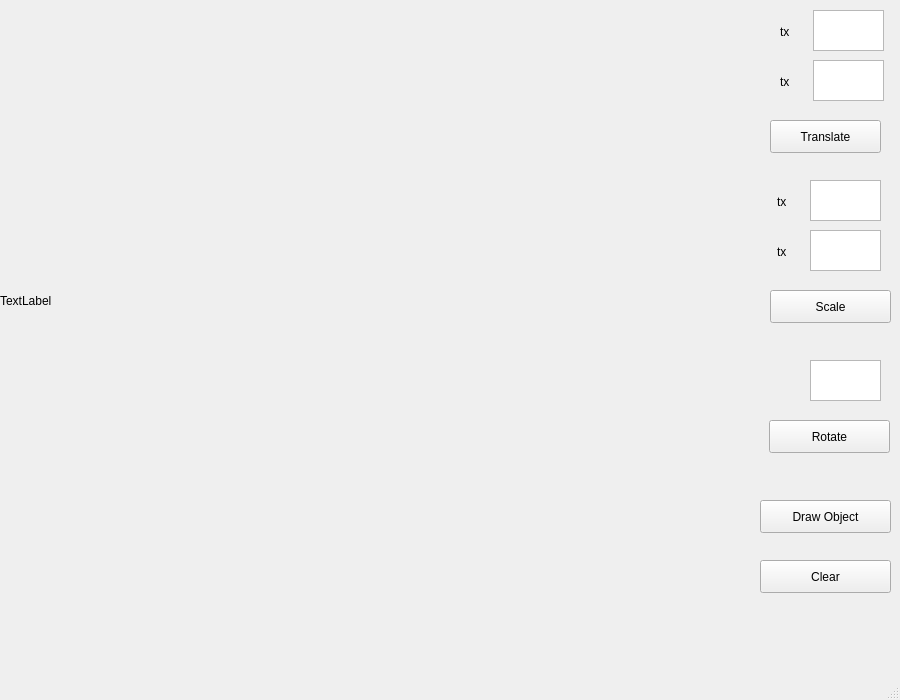
<?xml version="1.0" encoding="UTF-8"?>
<ui version="4.0">
 <class>MainWindow</class>
 <widget class="QMainWindow" name="MainWindow">
  <property name="geometry">
   <rect>
    <x>0</x>
    <y>0</y>
    <width>900</width>
    <height>700</height>
   </rect>
  </property>
  <property name="windowTitle">
   <string>MainWindow</string>
  </property>
  <widget class="QWidget" name="centralwidget">
   <widget class="QLabel" name="lbl_canvas">
    <property name="geometry">
     <rect>
      <x>0</x>
      <y>0</y>
      <width>600</width>
      <height>601</height>
     </rect>
    </property>
    <property name="text">
     <string>TextLabel</string>
    </property>
   </widget>
   <widget class="QPushButton" name="btn_translate">
    <property name="geometry">
     <rect>
      <x>770</x>
      <y>120</y>
      <width>111</width>
      <height>33</height>
     </rect>
    </property>
    <property name="text">
     <string>Translate</string>
    </property>
   </widget>
   <widget class="QPushButton" name="btn_rotate">
    <property name="geometry">
     <rect>
      <x>769</x>
      <y>420</y>
      <width>121</width>
      <height>33</height>
     </rect>
    </property>
    <property name="text">
     <string>Rotate</string>
    </property>
   </widget>
   <widget class="QTextEdit" name="te_tx">
    <property name="geometry">
     <rect>
      <x>813</x>
      <y>10</y>
      <width>71</width>
      <height>41</height>
     </rect>
    </property>
   </widget>
   <widget class="QLabel" name="label_2">
    <property name="geometry">
     <rect>
      <x>780</x>
      <y>20</y>
      <width>21</width>
      <height>24</height>
     </rect>
    </property>
    <property name="text">
     <string>tx</string>
    </property>
   </widget>
   <widget class="QLabel" name="label_3">
    <property name="geometry">
     <rect>
      <x>780</x>
      <y>70</y>
      <width>21</width>
      <height>24</height>
     </rect>
    </property>
    <property name="text">
     <string>tx</string>
    </property>
   </widget>
   <widget class="QTextEdit" name="te_ty">
    <property name="geometry">
     <rect>
      <x>813</x>
      <y>60</y>
      <width>71</width>
      <height>41</height>
     </rect>
    </property>
   </widget>
   <widget class="QTextEdit" name="te_sy">
    <property name="geometry">
     <rect>
      <x>810</x>
      <y>230</y>
      <width>71</width>
      <height>41</height>
     </rect>
    </property>
   </widget>
   <widget class="QPushButton" name="btn_scale">
    <property name="geometry">
     <rect>
      <x>770</x>
      <y>290</y>
      <width>121</width>
      <height>33</height>
     </rect>
    </property>
    <property name="text">
     <string>Scale</string>
    </property>
   </widget>
   <widget class="QLabel" name="label_4">
    <property name="geometry">
     <rect>
      <x>777</x>
      <y>240</y>
      <width>21</width>
      <height>24</height>
     </rect>
    </property>
    <property name="text">
     <string>tx</string>
    </property>
   </widget>
   <widget class="QTextEdit" name="te_sx">
    <property name="geometry">
     <rect>
      <x>810</x>
      <y>180</y>
      <width>71</width>
      <height>41</height>
     </rect>
    </property>
   </widget>
   <widget class="QLabel" name="label_5">
    <property name="geometry">
     <rect>
      <x>777</x>
      <y>190</y>
      <width>21</width>
      <height>24</height>
     </rect>
    </property>
    <property name="text">
     <string>tx</string>
    </property>
   </widget>
   <widget class="QTextEdit" name="te_ra">
    <property name="geometry">
     <rect>
      <x>810</x>
      <y>360</y>
      <width>71</width>
      <height>41</height>
     </rect>
    </property>
   </widget>
   <widget class="QPushButton" name="btn_draw_obj">
    <property name="geometry">
     <rect>
      <x>760</x>
      <y>500</y>
      <width>131</width>
      <height>33</height>
     </rect>
    </property>
    <property name="text">
     <string>Draw Object</string>
    </property>
   </widget>
   <widget class="QPushButton" name="btn_clear">
    <property name="geometry">
     <rect>
      <x>760</x>
      <y>560</y>
      <width>131</width>
      <height>33</height>
     </rect>
    </property>
    <property name="text">
     <string>Clear</string>
    </property>
   </widget>
  </widget>
  <widget class="QMenuBar" name="menubar">
   <property name="geometry">
    <rect>
     <x>0</x>
     <y>0</y>
     <width>900</width>
     <height>29</height>
    </rect>
   </property>
  </widget>
  <widget class="QStatusBar" name="statusbar"/>
 </widget>
 <resources/>
 <connections/>
</ui>
